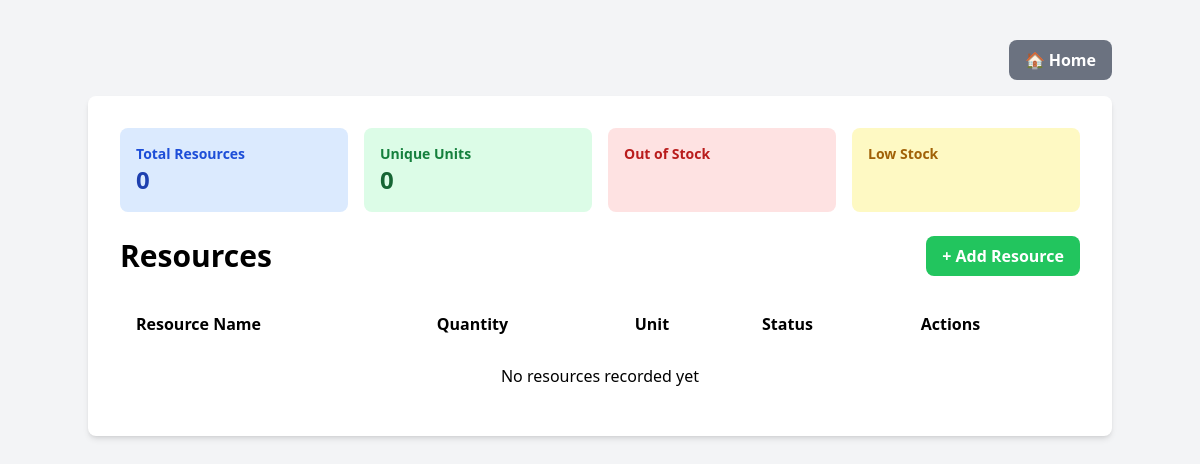
/resources.php, run on an earlier commit of the app's database.
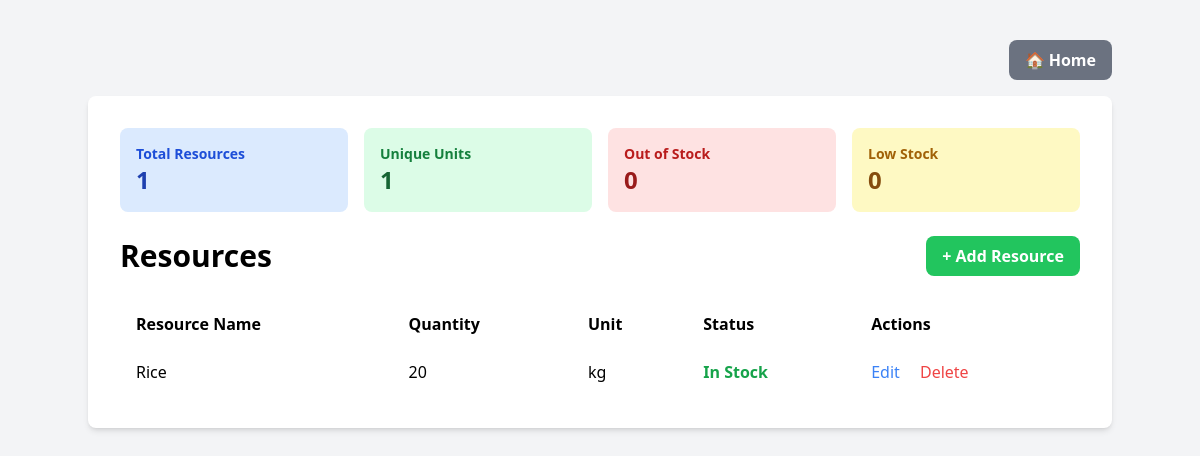
And on a later commit of the database.
### tables this page shows
CREATE TABLE `resource` (
  `id` int(11) NOT NULL,
  `name` varchar(100) NOT NULL,
  `quantity` int(11) DEFAULT NULL,
  `unit` varchar(20) DEFAULT NULL
);

### public/resources.php (the view, shortened to what the changed rows need)
<?php
require_once '../includes/db_connect.php';
$sql = "SELECT
    r.*,
    CASE
        WHEN quantity = 0 THEN 'Out of Stock'
        WHEN quantity < 10 THEN 'Low Stock'
        ELSE 'In Stock'
    END as stock_status
FROM Resource r
ORDER BY
    CASE
        WHEN quantity = 0 THEN 1
        WHEN quantity < 10 THEN 2
        ELSE 3
    END,
    name ASC";
$result = $conn->query($sql);
$stats_sql = "SELECT
    COUNT(*) as total_resources,
    COUNT(DISTINCT unit) as unique_units,
    SUM(CASE WHEN quantity = 0 THEN 1 ELSE 0 END) as out_of_stock,
    SUM(CASE WHEN quantity < 10 AND quantity > 0 THEN 1 ELSE 0 END) as low_stock
FROM Resource";
$stats_result = $conn->query($stats_sql);
$stats = $stats_result->fetch_assoc();
?>
<!DOCTYPE html>
<html lang="en">
<head>
    <script src="https://cdn.tailwindcss.com"></script>
</head>
<body class="bg-gray-100">
    <div class="container mx-auto mt-10">
        <div class="p-8 bg-white rounded-lg shadow-md">
            <div class="grid grid-cols-4 gap-4 mb-6">
                <div class="bg-blue-100 p-4 rounded-lg">
                    <h3 class="text-sm font-semibold text-blue-700">Total Resources</h3>
                    <p class="text-2xl font-bold text-blue-800"><?php echo $stats['total_resources']; ?></p>
                </div>
                <div class="bg-green-100 p-4 rounded-lg">
                    <h3 class="text-sm font-semibold text-green-700">Unique Units</h3>
                    <p class="text-2xl font-bold text-green-800"><?php echo $stats['unique_units']; ?></p>
                </div>
                <div class="bg-red-100 p-4 rounded-lg">
                    <h3 class="text-sm font-semibold text-red-700">Out of Stock</h3>
                    <p class="text-2xl font-bold text-red-800"><?php echo $stats['out_of_stock']; ?></p>
                </div>
                <div class="bg-yellow-100 p-4 rounded-lg">
                    <h3 class="text-sm font-semibold text-yellow-700">Low Stock</h3>
                    <p class="text-2xl font-bold text-yellow-800"><?php echo $stats['low_stock']; ?></p>
                </div>
            </div>
            <div class="flex justify-between items-center mb-6">
                <h1 class="text-3xl font-bold">Resources</h1>
            </div>
            <table class="min-w-full bg-white">
                <thead>
                    <tr>
                        <th class="py-3 px-4 text-left">Resource Name</th>
                        <th class="py-3 px-4 text-left">Quantity</th>
                        <th class="py-3 px-4 text-left">Unit</th>
                        <th class="py-3 px-4 text-left">Status</th>
                        <th class="py-3 px-4 text-left">Actions</th>
                    </tr>
                </thead>
                <tbody>
                    <?php if ($result->num_rows > 0): ?>
                        <?php while($row = $result->fetch_assoc()): ?>
                            <tr>
                                <td class="py-3 px-4"><?php echo htmlspecialchars($row['name']); ?></td>
                                <td class="py-3 px-4"><?php echo htmlspecialchars($row['quantity']); ?></td>
                                <td class="py-3 px-4"><?php echo htmlspecialchars($row['unit']); ?></td>
                                <td class="py-3 px-4">
                                    <?php
                                    $status_color = match($row['stock_status']) {
                                        'Out of Stock' => 'text-red-600',
                                        'Low Stock' => 'text-yellow-600',
                                        default => 'text-green-600'
                                    };
                                    ?>
                                    <span class="<?php echo $status_color; ?> font-semibold">
                                        <?php echo htmlspecialchars($row['stock_status']); ?>
                                    </span>
                                </td>
                                <td class="py-3 px-4">
                                    <a href="edit_resource.php?id=<?php echo $row['id']; ?>"
                                       class="text-blue-500 hover:text-blue-700">Edit</a>
                                    <a href="delete_resource.php?id=<?php echo $row['id']; ?>"
                                       class="text-red-500 hover:text-red-700 ml-4"
                                       onclick="return confirm('Are you sure you want to delete this resource?')">Delete</a>
                                </td>
                            </tr>
                        <?php endwhile; ?>
                    <?php else: ?>
                        <tr>
                            <td colspan="5" class="text-center py-4">No resources recorded yet</td>
                        </tr>
                    <?php endif; ?>
                </tbody>
            </table>
        </div>
    </div>
</body>
</html>

What changed in the data, as far as the page shows it:
added resource: name "Rice", quantity "20", unit "kg", stock_status "In Stock"
Also different on the page:
$stats['total_resources']: "0" → "1"
$stats['unique_units']: "0" → "1"
$stats['out_of_stock']: (not shown) → "0"
$stats['low_stock']: (not shown) → "0"
text no longer shown: "No resources recorded yet"
